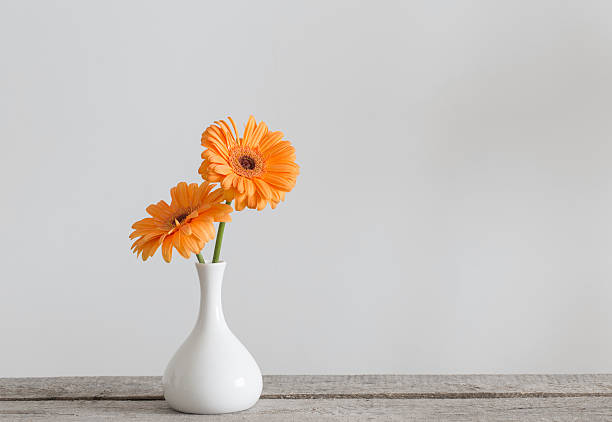
#> input picture images/cicek.jpg, 612 x 422 px, found by its file name
$ python vs6.py
#> lines starting #> are read from the running program, lines starting #| are printed output that depends on the picture; after the words box and inside, x2 and y2 are one past the last pixel; in counts of white or black regions, pixels touching at a corner belong together
################################################################################################################
#                                   ÇİZGİ     ÇİZME
import cv2
import matplotlib.pyplot as plt

I=cv2.imread(r"images/cicek.jpg",1)
#> I is the input picture: shape (422, 612, 3); mean B, G, R 194.2, 198.1, 203
imagecopy=I.copy()
pointA=(200,80)
pointB=(400,80)
cv2.line(imagecopy,pointA,pointB,(0,0,255),1)
cv2.imshow('cizgi cicek',imagecopy)
cv2.imshow("orijinal cicek",I)
cv2.waitKey(0)
cv2.destroyAllWindows()
print(I.shape)
#| (422, 612, 3)
################################################################################################################
#                                   ÇEMBER    ÇİZME
center=(200,300)
cv2.circle(imagecopy,center,100,(0,0,255),-1,lineType=cv2.LINE_AA)
cv2.imshow('cember  cicek',imagecopy)
cv2.imshow("orijinal cicek",I)
cv2.waitKey(0)
cv2.destroyAllWindows()
################################################################################################################
#                                   DAİRE    ÇİZME
cv2.circle(imagecopy,center,100,(0,0,255),-1,lineType=cv2.LINE_AA)
cv2.imshow('cember  cicek',imagecopy)
cv2.imshow("orijinal cicek",I)
cv2.waitKey(0)
cv2.destroyAllWindows()
################################################################################################################
#                                  KARE   ÇİZME
pointB=(400,160)
cv2.rectangle(imagecopy,pointA,pointB,(0,0,255),-1,)
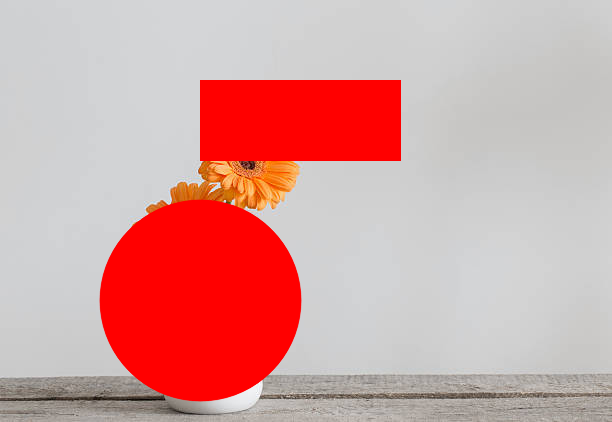
#> imagecopy: shape (422, 612, 3); mean B, G, R 160, 161.8, 211.6
cv2.imshow('kare cicek',imagecopy)
cv2.imshow("orijinal cicek",I)
cv2.waitKey(0)
cv2.destroyAllWindows()
################################################################################################################
#                                  ELİPS  ÇİZME
center=(200,300)
cv2.ellipse(imagecopy, center, (100, 40), 70, 0, 90, (0, 0, 255), 3)
#> imagecopy: shape (422, 612, 3); 0.01% of pixels changed, all inside (x1, y1, x2, y2) = (226, 394, 237, 398)
cv2.imshow('elips cicek',imagecopy)
cv2.imshow("orijinal cicek",I)
cv2.waitKey(0)
cv2.destroyAllWindows()


###################################################################################################
import cv2

I = cv2.imread(r'images/peppers.png', 1)
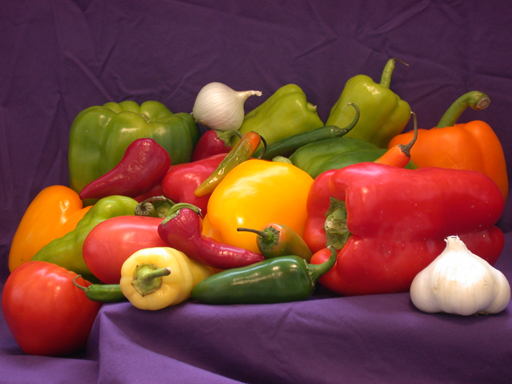
#> input picture images/peppers.png, 512 x 384 px, found by its file name
#> I is the input picture: shape (384, 512, 3); mean B, G, R 57.6, 66.4, 120.8


imagecopy = I.copy()
print(I.shape)
#| (384, 512, 3)

# Görüntü boyutları
height, width, _ = I.shape
#> height = 384; width = 512

# Dikey çizgiler
pointA = (width // 3, 0)
#> pointA = (170, 0)
pointA_1 = (width // 3, height)
#> pointA_1 = (170, 384)
line1 = cv2.line(imagecopy, pointA, pointA_1, (255, 255, 255), 3)

pointA = (2 * width // 3, 0)
#> pointA = (341, 0)
pointA_1 = (2 * width // 3, height)
#> pointA_1 = (341, 384)
x = cv2.line(line1, pointA, pointA_1, (255, 255, 255), 3)
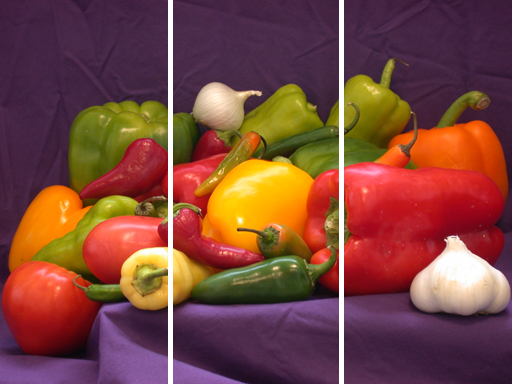
#> x: shape (384, 512, 3); mean B, G, R 61.5, 70.1, 123.5

# Yatay çizgiler
pointB = (0, height // 3)
#> pointB = (0, 128)
pointB_2 = (width, height // 3)
#> pointB_2 = (512, 128)
line_2 = cv2.line(x, pointB, pointB_2, (255, 255, 255), 3)

pointB = (0, 2 * height // 3)
#> pointB = (0, 256)
pointB_2 = (width, 2 * height // 3)
resim = cv2.line(line_2, pointB, pointB_2, (255, 255, 255), 3)
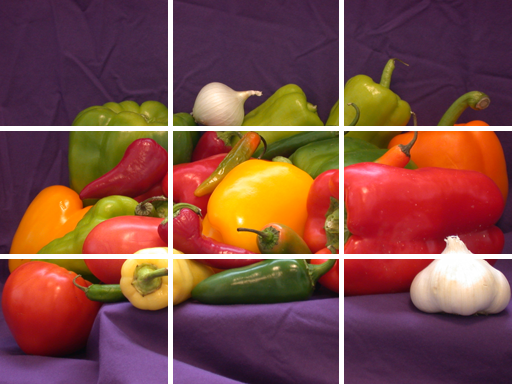
#> resim: shape (384, 512, 3); mean B, G, R 66.8, 74.3, 126.3

cv2.imshow("Orijinal Cicek", resim)
cv2.waitKey(0)
cv2.destroyAllWindows()
import cv2
import numpy as np

def draw_grid(image_path, grid_size=(3, 3), color=(255, 255, 255), thickness=3):
    # Görüntüyü yükle
#> called with image_path = 'images/peppers.png', grid_size = (3, 3), color = (255, 255, 255), thickness = 3
    image = cv2.imread(image_path)
    if image is None:
        print("Görüntü yüklenemedi.")
        return

    # Görüntü boyutlarını al
    height, width, _ = image.shape

    # Izgara çizgilerini çiz
    for i in range(1, grid_size[1]):
        x = int(i * width / grid_size[1])
        cv2.line(image, (x, 0), (x, height), color, thickness)

    for i in range(1, grid_size[0]):
        y = int(i * height / grid_size[0])
        cv2.line(image, (0, y), (width, y), color, thickness)

    # Görüntüyü göster
    cv2.imshow('Orijinal Cicek', image)
    cv2.waitKey(0)
    cv2.destroyAllWindows()

draw_grid(r'images/peppers.png')
